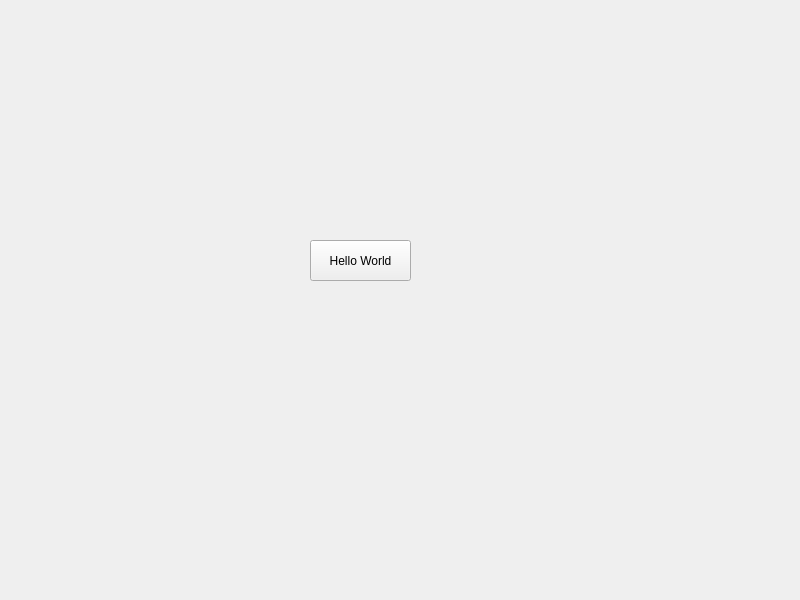
<?xml version="1.0" encoding="UTF-8"?>
<ui version="4.0">
 <class>Widget</class>
 <widget class="QWidget" name="Widget">
  <property name="geometry">
   <rect>
    <x>0</x>
    <y>0</y>
    <width>800</width>
    <height>600</height>
   </rect>
  </property>
  <property name="windowTitle">
   <string>Widget</string>
  </property>
  <widget class="QPushButton" name="myButton">
   <property name="geometry">
    <rect>
     <x>310</x>
     <y>240</y>
     <width>101</width>
     <height>41</height>
    </rect>
   </property>
   <property name="text">
    <string>Hello World</string>
   </property>
  </widget>
 </widget>
 <resources/>
 <connections/>
</ui>
